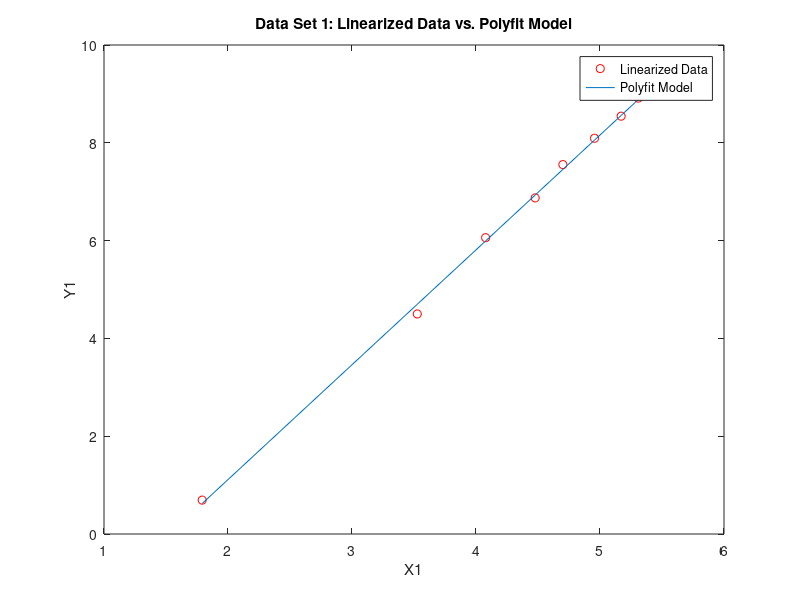
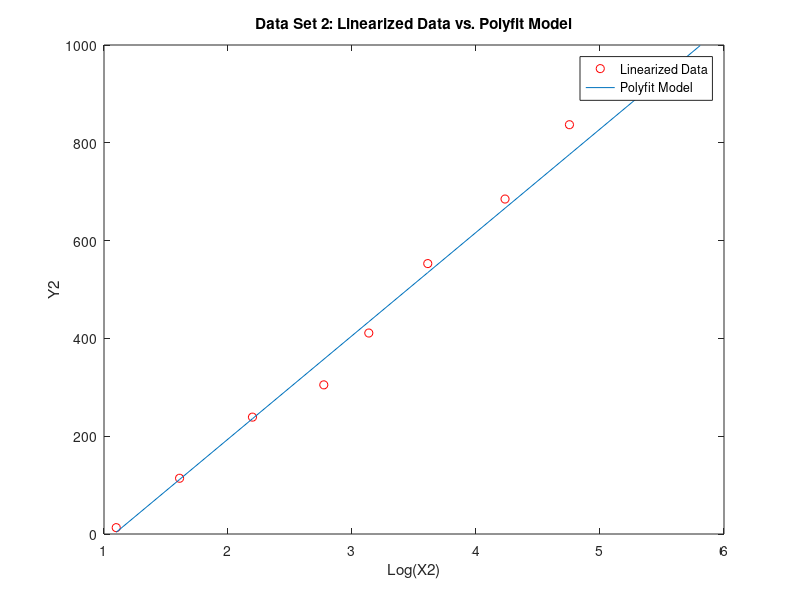

Source code (MATLAB) for these figures, in order:
%%%%%%%%%%%%%%%%%%%%%%%%%%%%%%%%%%%%%%%%%%%%%%%%%%%%%%%%%%%%%%%%%%%%%
% ENGR 132 
% Program Description 
% Template for A13 - Problem 2
%%%%%%%%%%%%%%%%%%%%%%%%%%%%%%%%%%%%%%%%%%%%%%%%%%%%%%%%%%%%%%%%%%%%%


%% ____________________
%% INITIALIZATION
% DATA SET 1
% Function type: Power
x1 = [6, 34, 59, 88, 110, 142, 176, 202, 232, 258];
y1 = [2, 90, 428, 966, 1909, 3272, 5139, 7437, 9662, 12824];

% DATA SET 2
% Function type: Logarithmic
x2 = [3, 5, 9, 16, 23, 37, 69, 116, 186, 333];
y2 = [13, 114, 239, 305, 411, 553, 685, 837, 910, 927];



%% ____________________
%% Data Linearization Calculations
%DATA SET 1: Power = log-log
log_x1 = log(x1);
log_y1 = log(y1);
data_set1_coef = polyfit(log_x1,log_y1,1);
data_set1_model = polyval(data_set1_coef,log_x1);

%DATA SET 2: Logarithmic = Semilog in x-axis
log_x2 = log(x2);
data_set2_coef = polyfit(log_x2,y2,1);
data_set2_model = polyval(data_set2_coef,log_x2);
%% ____________________
%% Text Display
%Data Set 1
fprintf("Data Set 1\n")
fprintf("Function Type: Power\n")
fprintf("log10(y1) = %.2f * log10(x1) + %.2f\n\n",data_set1_coef(1),data_set1_coef(2))
%Data Set 2
fprintf("Data Set 2\n")
fprintf("Function Type: Logarithmic\n")
fprintf("y2 = %.2f * log10(x2) + %.2f\n",data_set2_coef(1),data_set2_coef(2))

%% ____________________
%% Figure Display
%Data Set 1
figure()
plot(log_x1,log_y1,"ro")
title("Data Set 1: Linearized Data vs. Polyfit Model")
xlabel("X1")
ylabel("Y1")
hold on
plot(log_x1,data_set1_model)
hold off
legend("Linearized Data","Polyfit Model")

%Data Set 2
figure()
plot(log_x2, y2,"ro")
title("Data Set 2: Linearized Data vs. Polyfit Model")
xlabel("Log(X2)")
ylabel("Y2")
hold on
plot(log_x2,data_set2_model)
hold off
legend("Linearized Data","Polyfit Model")

%% ____________________
%% RESULTS
% Data Set 1
% Function Type: Power
% log10(y1) = 2.35 * log10(x1) + -3.58
%
% Data Set 2
% Function Type: Logarithmic
% y2 = 211.36 * log10(x2) + -228.63



%% ____________________
%% ACADEMIC INTEGRITY STATEMENT
% I have not used source code obtained from any other unauthorized
% source, either modified or unmodified. I have not provided
% access to my code to anyone in any way. The script I am 
% submitting is my own original work.







